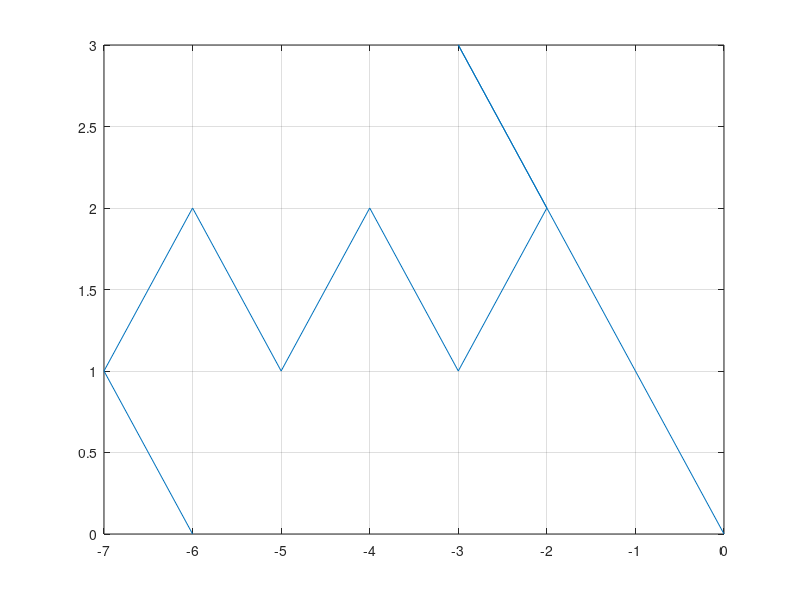

This figure's MATLAB source:
close all;
clear all;

step=10


x(1)=0
y(1)=0



    
    
for i = 1:step
    
 
    
    if rand(1)>0.5
            x(i+1)=x(i)+1;
    else 
            x(i+1)=x(i)-1;
        
        
    end
        
    
    
   
end


for j = 1:step
    
 
    
    if rand(1)>0.5
            y(j+1)=y(j)+1;
    else
            y(j+1)=y(j)-1;
        
        
    end
        
    
    
   
end


plot(x,y)
grid on
